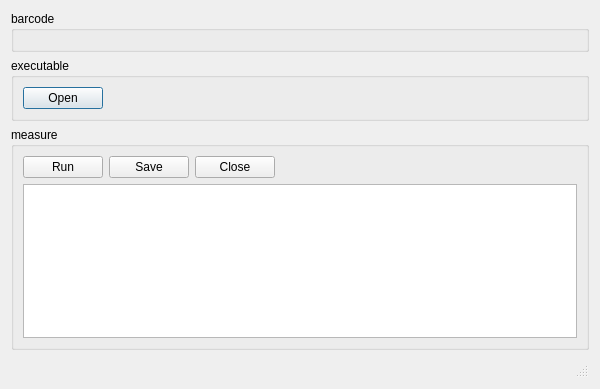
<?xml version="1.0" encoding="UTF-8"?>
<ui version="4.0">
 <class>RunnableDialog</class>
 <widget class="QDialog" name="RunnableDialog">
  <property name="geometry">
   <rect>
    <x>0</x>
    <y>0</y>
    <width>600</width>
    <height>389</height>
   </rect>
  </property>
  <property name="sizePolicy">
   <sizepolicy hsizetype="Preferred" vsizetype="Maximum">
    <horstretch>0</horstretch>
    <verstretch>0</verstretch>
   </sizepolicy>
  </property>
  <property name="windowTitle">
   <string/>
  </property>
  <layout class="QVBoxLayout" name="verticalLayout_2">
   <item>
    <widget class="QGroupBox" name="idGroupBox">
     <property name="sizePolicy">
      <sizepolicy hsizetype="Preferred" vsizetype="Maximum">
       <horstretch>0</horstretch>
       <verstretch>0</verstretch>
      </sizepolicy>
     </property>
     <property name="title">
      <string>barcode</string>
     </property>
     <layout class="QHBoxLayout" name="horizontalLayout">
      <item>
       <widget class="BarcodeWidget" name="barcodeWidget" native="true"/>
      </item>
     </layout>
    </widget>
   </item>
   <item>
    <widget class="QGroupBox" name="pathGroupBox">
     <property name="sizePolicy">
      <sizepolicy hsizetype="Preferred" vsizetype="Maximum">
       <horstretch>0</horstretch>
       <verstretch>0</verstretch>
      </sizepolicy>
     </property>
     <property name="title">
      <string>executable</string>
     </property>
     <layout class="QHBoxLayout" name="horizontalLayout_2">
      <item>
       <widget class="QPushButton" name="openButton">
        <property name="text">
         <string>Open</string>
        </property>
       </widget>
      </item>
      <item>
       <spacer name="horizontalSpacer_2">
        <property name="orientation">
         <enum>Qt::Horizontal</enum>
        </property>
        <property name="sizeHint" stdset="0">
         <size>
          <width>469</width>
          <height>20</height>
         </size>
        </property>
       </spacer>
      </item>
     </layout>
    </widget>
   </item>
   <item>
    <widget class="QGroupBox" name="measureGroupBox">
     <property name="title">
      <string>measure</string>
     </property>
     <layout class="QVBoxLayout" name="verticalLayout">
      <item>
       <layout class="QHBoxLayout" name="horizontalLayout_3">
        <item>
         <widget class="QPushButton" name="measureButton">
          <property name="text">
           <string>Run</string>
          </property>
         </widget>
        </item>
        <item>
         <widget class="QPushButton" name="saveButton">
          <property name="text">
           <string>Save</string>
          </property>
         </widget>
        </item>
        <item>
         <widget class="QPushButton" name="closeButton">
          <property name="text">
           <string>Close</string>
          </property>
         </widget>
        </item>
        <item>
         <spacer name="horizontalSpacer_3">
          <property name="orientation">
           <enum>Qt::Horizontal</enum>
          </property>
          <property name="sizeHint" stdset="0">
           <size>
            <width>40</width>
            <height>20</height>
           </size>
          </property>
         </spacer>
        </item>
       </layout>
      </item>
      <item>
       <widget class="QTableView" name="testdataTableView"/>
      </item>
     </layout>
    </widget>
   </item>
   <item>
    <widget class="QStatusBar" name="statusBar"/>
   </item>
  </layout>
 </widget>
 <customwidgets>
  <customwidget>
   <class>BarcodeWidget</class>
   <extends>QWidget</extends>
   <header>widgets/BarcodeWidget.h</header>
   <container>1</container>
  </customwidget>
 </customwidgets>
 <includes>
  <include location="local">widgets/BarcodeWidget.h</include>
 </includes>
 <resources/>
 <connections/>
</ui>
